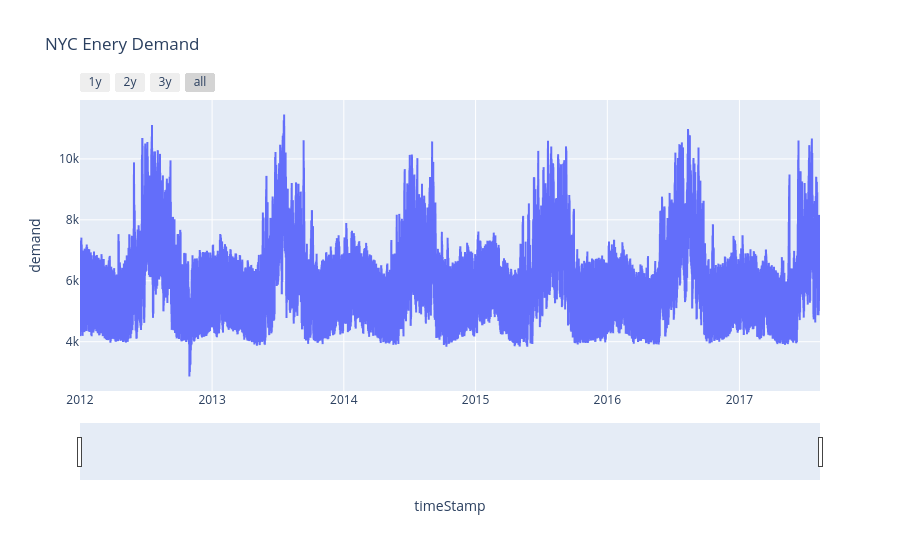

The notebook cell saved with this chart:
### Code cell
fig = px.line(df, x='timeStamp', y='demand', title='NYC Enery Demand')

fig.update_xaxes(
    rangeslider_visible = True,
    rangeselector = dict(
        buttons = [
            dict(count = 1, label = '1y', step = 'year', stepmode = 'backward'),
            dict(count=2, label = '2y', step = 'year', stepmode = 'backward'),
            dict(count=3, label = '3y', step = 'year', stepmode= 'backward'),
            dict(step ='all')
        ]

    )
)
fig.show()

### Figure 1 — Plotly figure (JSON) as saved in the notebook; plotly's stock layout.template omitted (floating-point values rounded to 4 significant figures; data arrays with more than 128 entries replaced by an {"elided": "..."} marker saying what was removed)
{"data": [{"hovertemplate": "timeStamp=%{x}<br>demand=%{y}<extra></extra>", "legendgroup": "", "line": {"color": "#636efa", "dash": "solid"}, "marker": {"symbol": "circle"}, "mode": "lines", "name": "", "showlegend": false, "type": "scattergl", "x": {"elided": "49205 str values"}, "xaxis": "x", "y": {"elided": "49205 float values"}, "yaxis": "y"}], "layout": {"legend": {"tracegroupgap": 0}, "title": {"text": "NYC Enery Demand"}, "xaxis": {"anchor": "y", "domain": [0, 1], "rangeselector": {"buttons": [{"count": 1, "label": "1y", "step": "year", "stepmode": "backward"}, {"count": 2, "label": "2y", "step": "year", "stepmode": "backward"}, {"count": 3, "label": "3y", "step": "year", "stepmode": "backward"}, {"step": "all"}]}, "rangeslider": {"visible": true}, "title": {"text": "timeStamp"}}, "yaxis": {"anchor": "x", "domain": [0, 1], "title": {"text": "demand"}}}}
